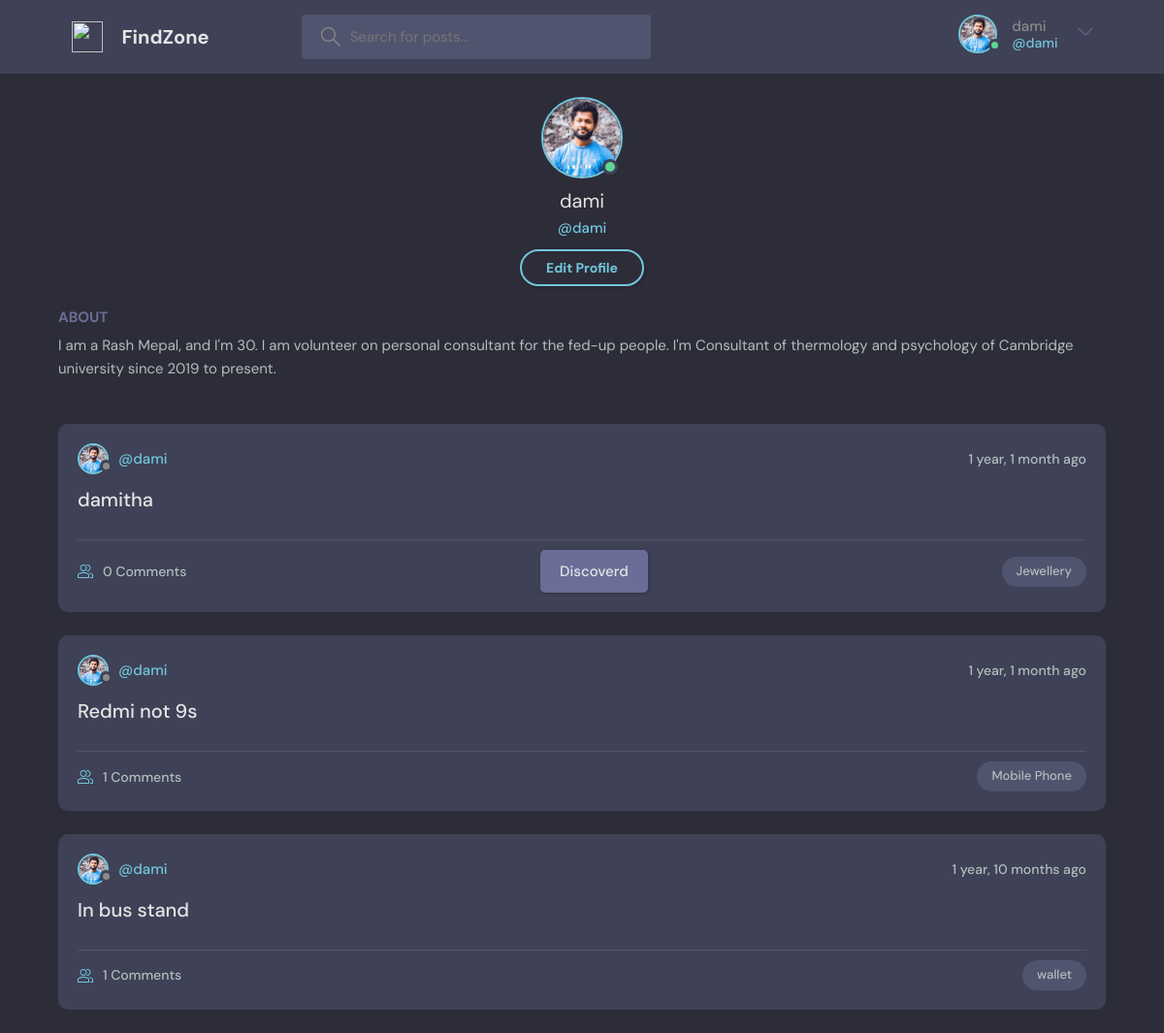
The page /profile/1/ (signed in) on the database its author committed.
### base/models.py (models this page shows, shortened)
class User(AbstractUser):
    name = models.CharField(max_length=200, null=True)
    email = models.EmailField(unique=True, null=True)
    bio = models.TextField(null=True)
    avatar = models.ImageField(null=True, default="avatar.svg")
    USERNAME_FIELD = 'email'
    REQUIRED_FIELDS = []

class Room(models.Model):
    host = models.ForeignKey(User, on_delete=models.SET_NULL, null=True)
    topic = models.ForeignKey(Topic, on_delete=models.SET_NULL, null=True)
    name = models.CharField(max_length=200)
    description = models.TextField(null=True, blank=True)
    participants = models.ManyToManyField(User, related_name='participants', blank=True)
    complete=models.BooleanField(default=True)
    updated = models.DateTimeField(auto_now=True)
    created = models.DateTimeField(auto_now_add=True)
    class Meta:
        ordering = ['-updated', '-created']
    def __str__(self):
        return self.name

class Topic(models.Model):
    name = models.CharField(max_length=200)

### base/views.py (the view)
# urls.py: path('profile/<str:pk>/', views.userProfile, name="user-profile"),
@login_required(login_url='login')
def userProfile(request, pk):
    user = User.objects.get(id=pk)
    rooms = user.room_set.all()
    room_messages = user.message_set.all()
    topics = Topic.objects.all()
    context = {'user': user, 'rooms': rooms,
                'room_messages': room_messages, 'topics': topics}
    return render(request, 'base/profile.html', context)

### base/templates/base/profile.html (shortened to what this page needs)
{% extends 'main.html' %}
{% load static%}
{% block content %}
  <main class="profile-page layout ">
    <div class="container">
      <div class="roomList">
        <div class="profile">
          <div class="profile__avatar">
            <div class="avatar avatar--large active">
              <img src="{{user.avatar.url}}" />
            </div>
          </div>
          <div class="profile__info">
            <h3>{{user.username}}</h3>
            <p>@{{user.username}}</p>
            {% if request.user == user %}
            <a href="{% url 'update-user' %}" class="btn btn--main btn--pill">Edit Profile</a>
            {% endif %}
          </div>
          <div class="profile__about">
            <h3>About</h3>
            <p>
              I am a Rash Mepal, and I'm 30. I am volunteer on personal consultant for the fed-up people. I'm Consultant of thermology and psychology of Cambridge university since 2019 to present.
            </p>
          </div>
        </div>
        {% include 'base/feed_components_profile.html' %}
      </div>
    </div>
  </main>
{% endblock content %}

### templates/navbar.html (shortened to what this page needs)
{% load static %}
<header class="header header--loggedIn">
    <div class="container">
    <a href="{% url 'home' %}" class="header__logo">
        <img src="{% static 'images/Goescat-Macaron-Vmware-workstation.svg' %}" />
        <h1>FindZone</h1>
      </a>
      <form class="header__search" method="GET" action="{% url 'home' %}" >
        <label>
          <input name="q" placeholder="Search for posts..." />
        </label>
      </form>
      <nav class="header__menu">
        {% if request.user.is_authenticated %}
        <div class="header__user">
          <a href="{% url 'user-profile' user.id %}">
            <div class="avatar avatar--medium active">
              <img src="{{request.user.avatar.url}}" />
            </div>
            <p>{{request.user.username}} <span>@{{request.user.username}}</span></p>
          </a>
          <button class="dropdown-button">
            <svg version="1.1" xmlns="http://www.w3.org/2000/svg" width="32" height="32" viewBox="0 0 32 32">
              <title>chevron-down</title>
              <path d="M16 21l-13-13h-3l16 16 16-16h-3l-13 13z"></path>
            </svg>
          </button>
        </div>
        {% else %}
        <a href="{% url 'login' %}">
          <img src="{% static 'images/avatar.svg' %}" />
          <p>Login</p>
        </a>
        {% endif %}
      </nav>
    </div>
  </header>

### base/templates/base/feed_components_profile.html (shortened to what this page needs)
{% for room in rooms %}
<div class="roomListRoom">
<div class="roomListRoom__header">
    <a href="{% url 'user-profile' room.host.id %}" class="roomListRoom__author">
    <div class="avatar avatar--small">
        <img src="{{room.host.avatar.url}}" />
    </div>
    <span>@{{room.host.username}}</span>
    </a>
    <div class="roomListRoom__actions">
    <span>{{room.created|timesince}} ago</span>
    </div>
</div>
<div class="roomListRoom__content">
    <a href="{% url 'room' room.id %}">{{room.name}}</a>
</div>
<div class="roomListRoom__meta">
    <a href="{% url 'room' room.id %}" class="roomListRoom__joined">
    {{room.participants.all.count}} Comments
    </a>
    {% if room.complete%}
    <a class=" btn btn--dark" id="id_{{room.id}}"  onclick="completeTask('{{user.id}}','{{room.id}}')">Discoverd</a>
    {%endif%}
    <p class="roomListRoom__topic">{{room.topic.name}}</p>
</div>
</div>
{% endfor %}

### rows shown on the page
User: user.avatar (picture), user.username "dami", avatar (picture), username "dami"
Room: host.avatar (picture), host.username "dami", created "1 year, 1 month", name "damitha", participants.all.count "0", topic.name "Jewellery"
Room: host.avatar (picture), host.username "dami", created "1 year, 1 month", name "Redmi not 9s", participants.all.count "1", topic.name "Mobile Phone"
Room: host.avatar (picture), host.username "dami", created "1 year, 10 months", name "In bus stand", participants.all.count "1", topic.name "wallet"
